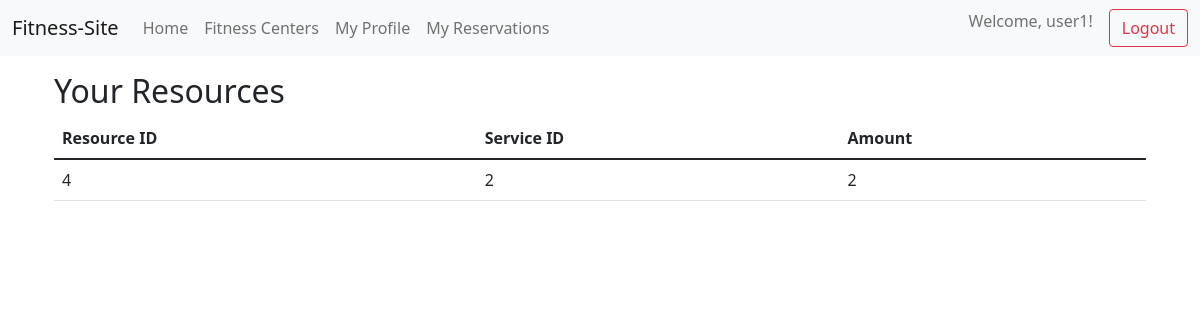
/user/resources (signed in), run on the app's committed database.
### models.py (models this page shows, shortened)
class Resources(Base):
    __tablename__ = 'resources'
    id = Column(Integer, primary_key=True, autoincrement=True)
    user_id = Column(Integer, ForeignKey('user.id'), nullable=False)
    service_id = Column(Integer, ForeignKey('service.id'), nullable=False)
    amount = Column(Integer, nullable=False)
    user = relationship("User", back_populates="resources")
    service = relationship("Service", back_populates="resources")

### main.py (the view)
@app.route('/user/resources', methods=['GET'])
@login_required
def user_resources():
    user_id = session.get('user_id')
    if user_id:
        resources = db_session.query(Resources).filter_by(user_id=user_id).all()
        if resources:
            return render_template('resources.html', resources=resources, user_login=session.get('user_login'))
        else:
            return render_template('error.html', error_message="No info about current user resources", user_login=session.get('user_login')), 404
    else:
        return render_template('error.html', error_message="User not identified", user_login=session.get('user_login')), 404

### database.py (called while the page is built)
def shutdown_session(exception=None):
    db_session.remove()

### main.py (called while the page is built)
@app.teardown_appcontext
def cleanup(exception=None):
    shutdown_session()

def login_required(func):
    @wraps(func)
    def wr1(*args, **kwargs):
        if session.get('user_id') is None:
            return redirect('/login')
        results = func(*args, **kwargs)
        return results
    return wr1

### templates/resources.html
{% extends "base.html" %}
{% block content %}
<div class="container">
    <h2>Your Resources</h2>
    {% if resources %}
    <table class="table">
        <thead>
            <tr>
                <th>Resource ID</th>
                <th>Service ID</th>
                <th>Amount</th>
            </tr>
        </thead>
        <tbody>
            {% for resource in resources %}
            <tr>
                <td>{{ resource.id }}</td>
                <td>{{ resource.service_id }}</td>
                <td>{{ resource.amount }}</td>
            </tr>
            {% endfor %}
        </tbody>
    </table>
    {% else %}
    <p>No resources available.</p>
    {% endif %}
</div>
{% endblock %}

### data on the page
Resources: id "4", service_id "2", amount "2"

### other printed values
{{ user_login }} "user1"
